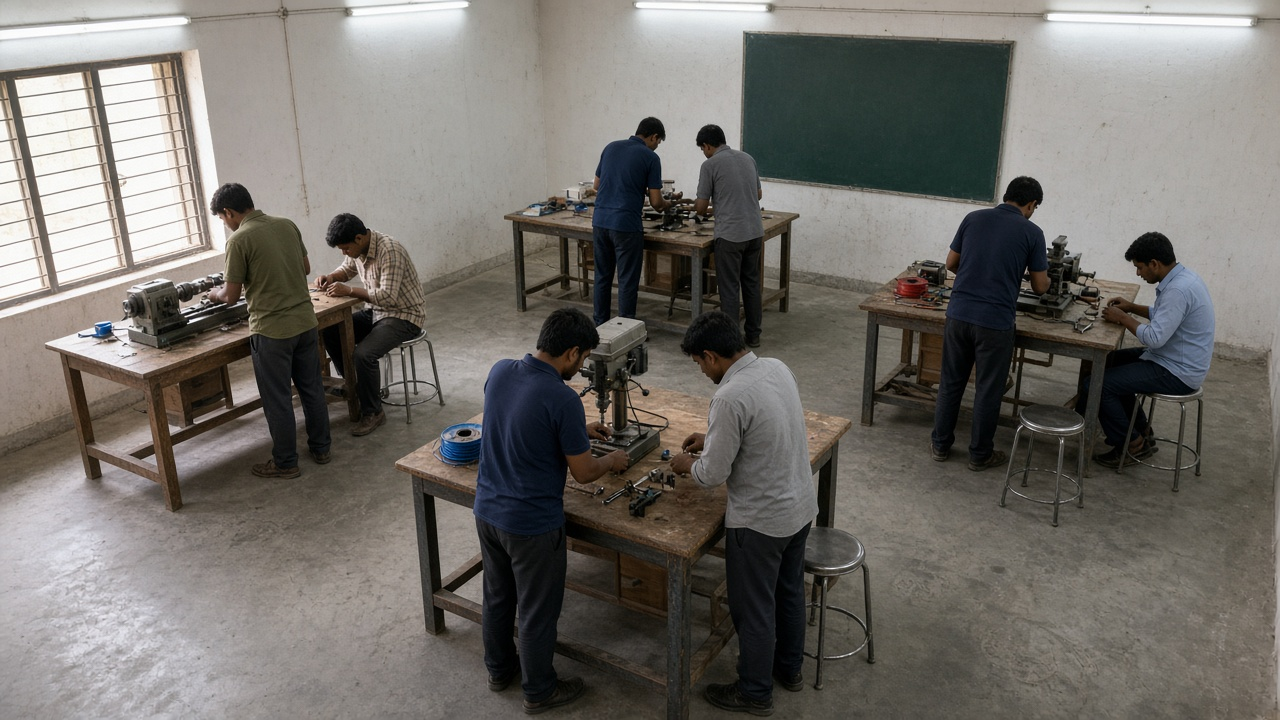
#> input picture demo/workshop_still.jpg, 1280 x 720 px
$ python make_demo_clip.py
#> lines starting #> are read from the running program, lines starting #| are printed output that depends on the picture
"""Build demo/workshop.mp4 from the generated workshop still.

The still is a synthetic centre photograph created for this prototype.
The clip is a slow pan of that still so the pipeline has a real video file.
It is not footage from a training centre.
"""

from pathlib import Path

import cv2
import numpy as np

ROOT = Path(__file__).resolve().parents[1]
STILL = ROOT / "demo" / "workshop_still.jpg"
OUT = ROOT / "demo" / "workshop.mp4"


def main() -> None:
    image = cv2.imread(str(STILL))
#> image is the input picture: shape (720, 1280, 3); mean B, G, R 105.7, 110.7, 114
    if image is None:
        raise SystemExit(f"Missing still: {STILL}")
    height, width = image.shape[:2]
#> height = 720; width = 1280
    scale = 1.08
    enlarged = cv2.resize(image, (int(width * scale), int(height * scale)), interpolation=cv2.INTER_LINEAR)
    eh, ew = enlarged.shape[:2]
#> eh = 777; ew = 1382
    max_x = ew - width
#> max_x = 102
    max_y = eh - height
#> max_y = 57
    fps = 8
    frames = 32
    writer = cv2.VideoWriter(str(OUT), cv2.VideoWriter_fourcc(*"mp4v"), fps, (width, height))
    for i in range(frames):
        t = i / max(frames - 1, 1)
        x = int(max_x * (0.5 - 0.5 * np.cos(np.pi * t)) * 0.35)
        y = int(max_y * 0.2 * np.sin(np.pi * t))
        crop = enlarged[y : y + height, x : x + width]
        writer.write(crop)
#> this loop made 32 passes
#> pass 1, in main, `crop = enlarged[y : y + height, x : x + width]`:
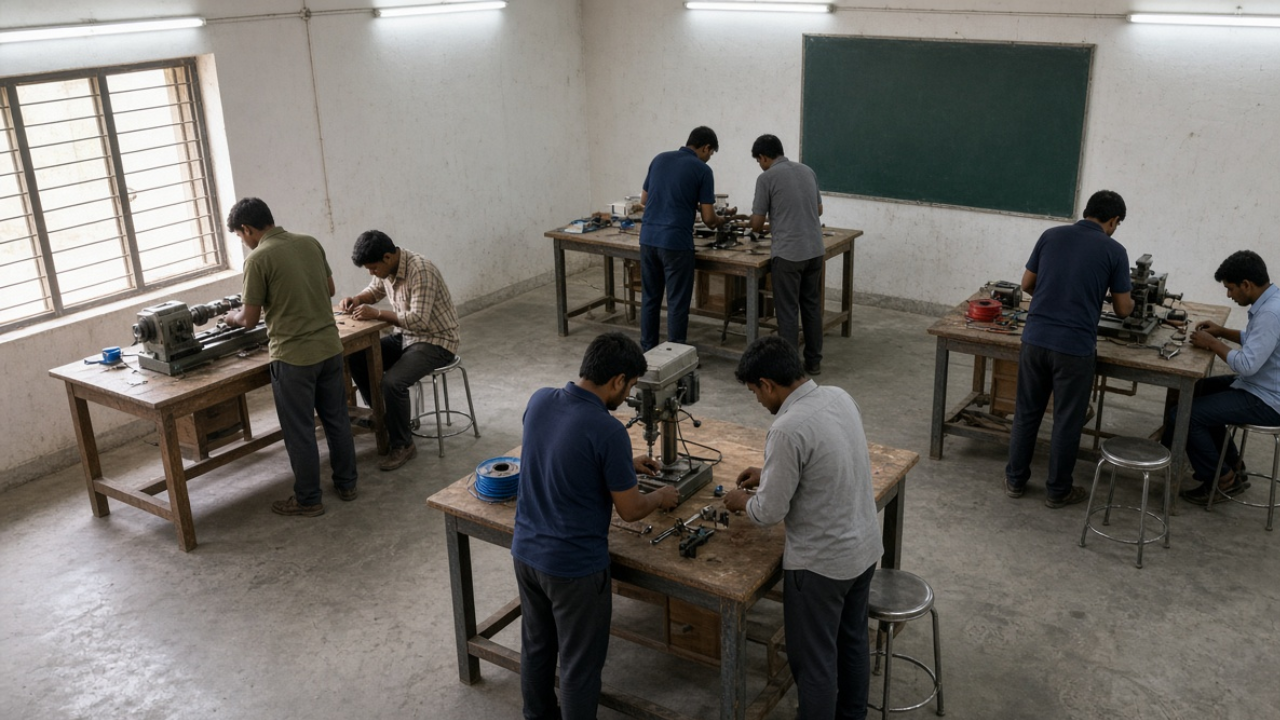
#> crop: shape (720, 1280, 3); mean B, G, R 104.7, 109.7, 112.9
#> pass 3, in main, `crop = enlarged[y : y + height, x : x + width]`:
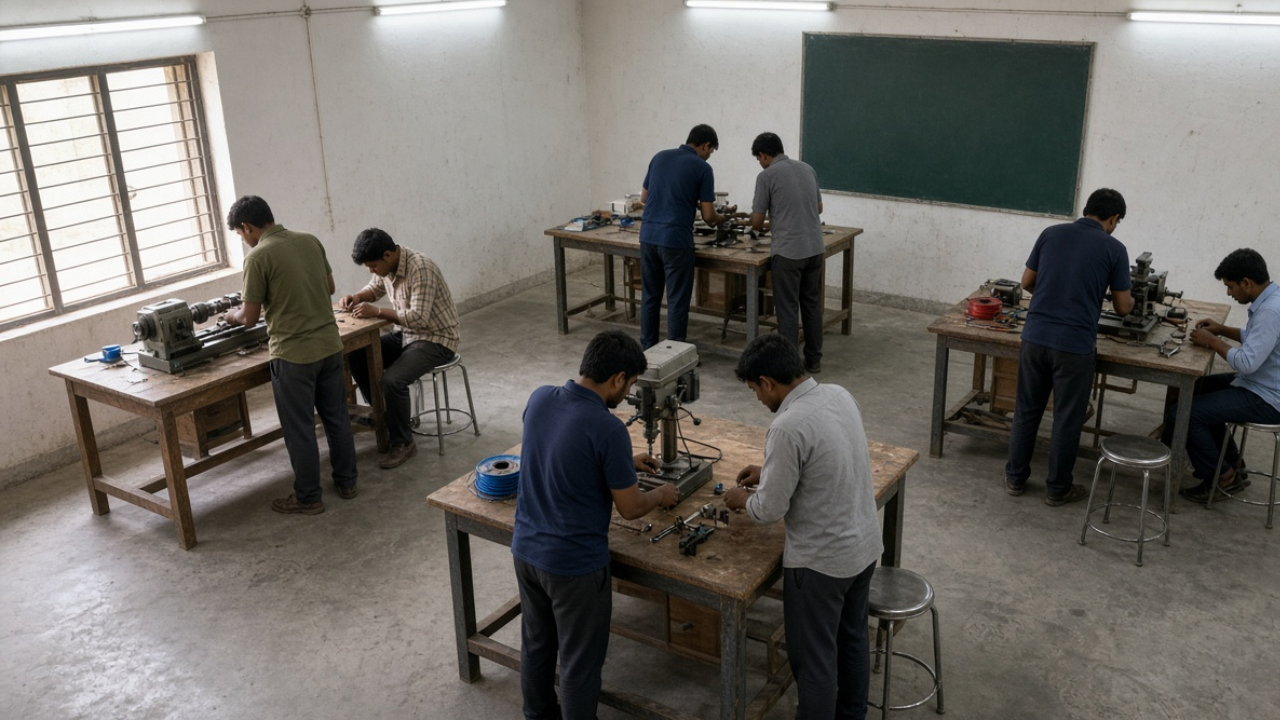
#> crop: shape (720, 1280, 3); mean B, G, R 104.4, 109.5, 112.7
#> after the loop:
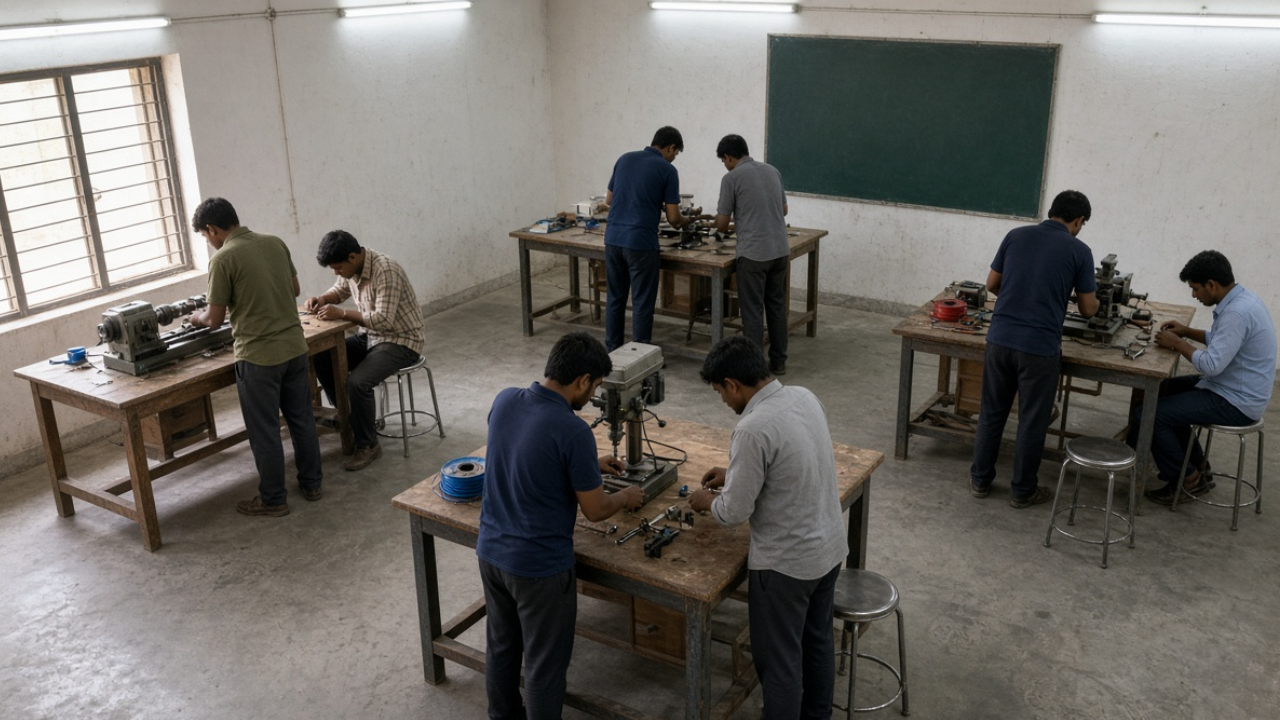
#> crop: shape (720, 1280, 3); mean B, G, R 103.6, 108.6, 111.7
    writer.release()
    print(f"Wrote {OUT} ({frames} frames at {fps} fps)")


if __name__ == "__main__":
    main()
